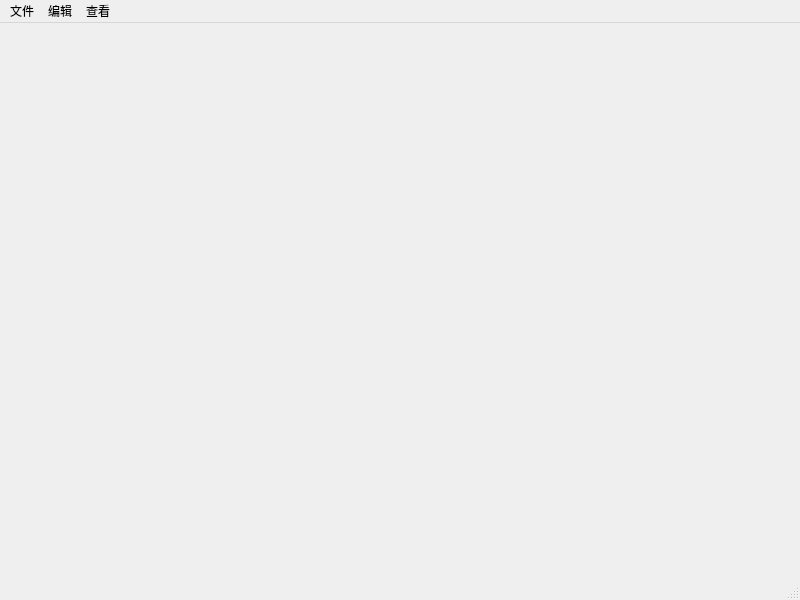
<?xml version="1.0" encoding="UTF-8"?>
<ui version="4.0">
 <class>MainWindow</class>
 <widget class="QMainWindow" name="MainWindow">
  <property name="geometry">
   <rect>
    <x>0</x>
    <y>0</y>
    <width>800</width>
    <height>600</height>
   </rect>
  </property>
  <property name="windowTitle">
   <string>MainWindow</string>
  </property>
  <widget class="QWidget" name="centralwidget">
   <layout class="QVBoxLayout" name="verticalLayout"/>
  </widget>
  <widget class="QMenuBar" name="menubar">
   <property name="geometry">
    <rect>
     <x>0</x>
     <y>0</y>
     <width>800</width>
     <height>21</height>
    </rect>
   </property>
   <widget class="QMenu" name="menu_F">
    <property name="title">
     <string>文件</string>
    </property>
    <addaction name="newAct"/>
    <addaction name="newWAct"/>
    <addaction name="openAct"/>
    <addaction name="saveAct"/>
    <addaction name="saveSAct"/>
    <addaction name="priAct"/>
    <addaction name="closeAct"/>
    <addaction name="exitAct"/>
    <addaction name="closeWAct"/>
   </widget>
   <widget class="QMenu" name="menu">
    <property name="title">
     <string>编辑</string>
    </property>
    <addaction name="revokeAct"/>
    <addaction name="cutAct"/>
    <addaction name="copyAct"/>
    <addaction name="patseAct"/>
    <addaction name="delAct"/>
    <addaction name="selectAllAct"/>
    <addaction name="dateAct"/>
   </widget>
   <widget class="QMenu" name="menuc">
    <property name="title">
     <string>查看</string>
    </property>
    <widget class="QMenu" name="menu_2">
     <property name="title">
      <string>缩放</string>
     </property>
     <addaction name="enlargeAct"/>
     <addaction name="reduceAct"/>
    </widget>
    <addaction name="menu_2"/>
    <addaction name="statusBarAct"/>
   </widget>
   <addaction name="menu_F"/>
   <addaction name="menu"/>
   <addaction name="menuc"/>
  </widget>
  <widget class="QStatusBar" name="statusbar"/>
  <action name="newAct">
   <property name="checkable">
    <bool>false</bool>
   </property>
   <property name="checked">
    <bool>false</bool>
   </property>
   <property name="text">
    <string>新建标签页</string>
   </property>
   <property name="shortcut">
    <string>Ctrl+N</string>
   </property>
  </action>
  <action name="newWAct">
   <property name="checkable">
    <bool>false</bool>
   </property>
   <property name="enabled">
    <bool>true</bool>
   </property>
   <property name="text">
    <string>新建窗口</string>
   </property>
   <property name="shortcut">
    <string>Ctrl+Shift+N</string>
   </property>
  </action>
  <action name="openAct">
   <property name="icon">
    <iconset resource="applicationIcon.qrc">
     <normaloff>:/Icon/openfile.png</normaloff>:/Icon/openfile.png</iconset>
   </property>
   <property name="text">
    <string>打开</string>
   </property>
   <property name="shortcut">
    <string>Ctrl+O</string>
   </property>
  </action>
  <action name="saveAct">
   <property name="icon">
    <iconset resource="applicationIcon.qrc">
     <normaloff>:/Icon/savefile.png</normaloff>:/Icon/savefile.png</iconset>
   </property>
   <property name="text">
    <string>保存</string>
   </property>
   <property name="shortcut">
    <string>Ctrl+S</string>
   </property>
  </action>
  <action name="saveSAct">
   <property name="text">
    <string>另存为</string>
   </property>
   <property name="shortcut">
    <string>Ctrl+Shift+S</string>
   </property>
  </action>
  <action name="priAct">
   <property name="text">
    <string>打印</string>
   </property>
   <property name="shortcut">
    <string>Ctrl+P</string>
   </property>
  </action>
  <action name="closeAct">
   <property name="text">
    <string>关闭选项卡</string>
   </property>
  </action>
  <action name="exitAct">
   <property name="text">
    <string>退出</string>
   </property>
  </action>
  <action name="revokeAct">
   <property name="text">
    <string>撤销</string>
   </property>
   <property name="shortcut">
    <string>Ctrl+Z</string>
   </property>
  </action>
  <action name="cutAct">
   <property name="text">
    <string>剪切</string>
   </property>
   <property name="shortcut">
    <string>Ctrl+X</string>
   </property>
  </action>
  <action name="copyAct">
   <property name="icon">
    <iconset resource="applicationIcon.qrc">
     <normaloff>:/Icon/copy.png</normaloff>:/Icon/copy.png</iconset>
   </property>
   <property name="text">
    <string>复制</string>
   </property>
   <property name="shortcut">
    <string>Ctrl+C</string>
   </property>
  </action>
  <action name="patseAct">
   <property name="icon">
    <iconset resource="applicationIcon.qrc">
     <normaloff>:/Icon/patse.png</normaloff>:/Icon/patse.png</iconset>
   </property>
   <property name="text">
    <string>黏贴</string>
   </property>
   <property name="shortcut">
    <string>Ctrl+V</string>
   </property>
  </action>
  <action name="delAct">
   <property name="text">
    <string>删除</string>
   </property>
   <property name="shortcut">
    <string>Del</string>
   </property>
  </action>
  <action name="selectAllAct">
   <property name="text">
    <string>全选</string>
   </property>
   <property name="shortcut">
    <string>Ctrl+A</string>
   </property>
  </action>
  <action name="dateAct">
   <property name="text">
    <string>时间/日期</string>
   </property>
   <property name="shortcut">
    <string>F5</string>
   </property>
  </action>
  <action name="statusBarAct">
   <property name="checkable">
    <bool>true</bool>
   </property>
   <property name="text">
    <string>状态栏</string>
   </property>
  </action>
  <action name="closeWAct">
   <property name="text">
    <string>关闭窗口</string>
   </property>
   <property name="shortcut">
    <string>Ctrl+Shift+W</string>
   </property>
  </action>
  <action name="enlargeAct">
   <property name="text">
    <string>放大</string>
   </property>
   <property name="shortcut">
    <string>Ctrl++</string>
   </property>
  </action>
  <action name="reduceAct">
   <property name="text">
    <string>缩小</string>
   </property>
   <property name="shortcut">
    <string>Ctrl+-</string>
   </property>
  </action>
 </widget>
 <resources>
  <include location="applicationIcon.qrc"/>
 </resources>
 <connections>
  <connection>
   <sender>exitAct</sender>
   <signal>triggered()</signal>
   <receiver>MainWindow</receiver>
   <slot>close()</slot>
   <hints>
    <hint type="sourcelabel">
     <x>-1</x>
     <y>-1</y>
    </hint>
    <hint type="destinationlabel">
     <x>399</x>
     <y>299</y>
    </hint>
   </hints>
  </connection>
  <connection>
   <sender>closeWAct</sender>
   <signal>triggered()</signal>
   <receiver>MainWindow</receiver>
   <slot>close()</slot>
   <hints>
    <hint type="sourcelabel">
     <x>-1</x>
     <y>-1</y>
    </hint>
    <hint type="destinationlabel">
     <x>399</x>
     <y>299</y>
    </hint>
   </hints>
  </connection>
 </connections>
</ui>
